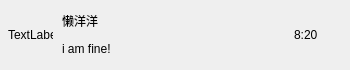
<?xml version="1.0" encoding="UTF-8"?>
<ui version="4.0">
 <class>ChatUserWid</class>
 <widget class="QWidget" name="ChatUserWid">
  <property name="geometry">
   <rect>
    <x>0</x>
    <y>0</y>
    <width>350</width>
    <height>70</height>
   </rect>
  </property>
  <property name="minimumSize">
   <size>
    <width>350</width>
    <height>70</height>
   </size>
  </property>
  <property name="maximumSize">
   <size>
    <width>350</width>
    <height>70</height>
   </size>
  </property>
  <property name="windowTitle">
   <string>Form</string>
  </property>
  <layout class="QHBoxLayout" name="horizontalLayout">
   <property name="spacing">
    <number>0</number>
   </property>
   <property name="leftMargin">
    <number>6</number>
   </property>
   <property name="topMargin">
    <number>2</number>
   </property>
   <property name="rightMargin">
    <number>6</number>
   </property>
   <property name="bottomMargin">
    <number>2</number>
   </property>
   <item>
    <widget class="QWidget" name="icon_wid" native="true">
     <property name="minimumSize">
      <size>
       <width>50</width>
       <height>50</height>
      </size>
     </property>
     <property name="maximumSize">
      <size>
       <width>50</width>
       <height>50</height>
      </size>
     </property>
     <layout class="QHBoxLayout" name="horizontalLayout_2">
      <property name="spacing">
       <number>0</number>
      </property>
      <property name="leftMargin">
       <number>0</number>
      </property>
      <property name="topMargin">
       <number>0</number>
      </property>
      <property name="rightMargin">
       <number>0</number>
      </property>
      <property name="bottomMargin">
       <number>0</number>
      </property>
      <item>
       <widget class="QLabel" name="icon_lb">
        <property name="minimumSize">
         <size>
          <width>45</width>
          <height>45</height>
         </size>
        </property>
        <property name="maximumSize">
         <size>
          <width>45</width>
          <height>45</height>
         </size>
        </property>
        <property name="text">
         <string>TextLabel</string>
        </property>
       </widget>
      </item>
     </layout>
    </widget>
   </item>
   <item>
    <widget class="QWidget" name="user_info_wid" native="true">
     <property name="minimumSize">
      <size>
       <width>0</width>
       <height>60</height>
      </size>
     </property>
     <property name="maximumSize">
      <size>
       <width>16777215</width>
       <height>60</height>
      </size>
     </property>
     <layout class="QVBoxLayout" name="verticalLayout">
      <property name="spacing">
       <number>0</number>
      </property>
      <property name="leftMargin">
       <number>6</number>
      </property>
      <property name="topMargin">
       <number>2</number>
      </property>
      <property name="rightMargin">
       <number>6</number>
      </property>
      <property name="bottomMargin">
       <number>2</number>
      </property>
      <item>
       <widget class="QLabel" name="user_name_lb">
        <property name="text">
         <string>懒洋洋</string>
        </property>
       </widget>
      </item>
      <item>
       <widget class="QLabel" name="user_chat_lb">
        <property name="text">
         <string>i am fine!</string>
        </property>
       </widget>
      </item>
     </layout>
    </widget>
   </item>
   <item>
    <widget class="QWidget" name="time_wid" native="true">
     <property name="minimumSize">
      <size>
       <width>50</width>
       <height>50</height>
      </size>
     </property>
     <property name="maximumSize">
      <size>
       <width>50</width>
       <height>50</height>
      </size>
     </property>
     <layout class="QHBoxLayout" name="horizontalLayout_3">
      <property name="spacing">
       <number>0</number>
      </property>
      <property name="leftMargin">
       <number>0</number>
      </property>
      <property name="topMargin">
       <number>0</number>
      </property>
      <property name="rightMargin">
       <number>0</number>
      </property>
      <property name="bottomMargin">
       <number>0</number>
      </property>
      <item>
       <widget class="QLabel" name="time_lb">
        <property name="text">
         <string>8:20</string>
        </property>
       </widget>
      </item>
     </layout>
    </widget>
   </item>
  </layout>
 </widget>
 <resources/>
 <connections/>
</ui>
